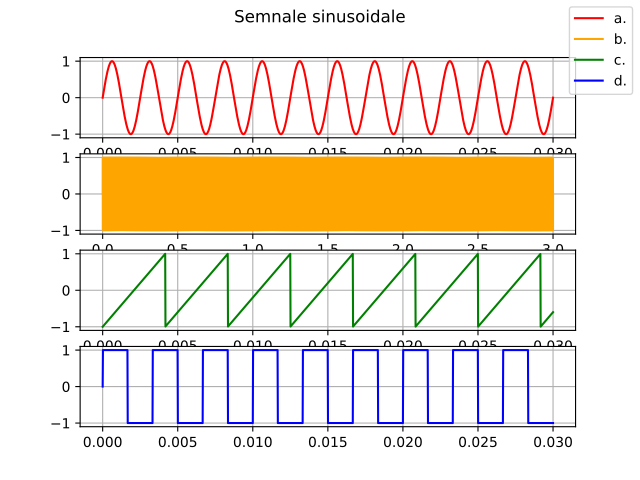

This chart was generated by the following Python code:
import numpy as np
import matplotlib.pyplot as plt

fig, axs = plt.subplots(4)
fig.suptitle('Semnale sinusoidale')

t = np.linspace(0, 0.03, 1600)
s = np.sin(2 * np.pi * 400 * t)

axs[0].plot(t, s, color='red', label='a.')

t = np.linspace(0, 3, 10000)
s = np.sin(2 * np.pi * 800 * t)
    
axs[1].plot(t, s, color='orange', label='b.')

t = np.linspace(0, 0.03, 1600)
s = 2 * (t * 240 - np.floor(t * 240)) - 1

axs[2].plot(t, s, color='green', label='c.')

t = np.linspace(0, 0.03, 1600)
s = np.sign(np.sin(2 * np.pi * 300 * t))

axs[3].plot(t, s, color='blue', label='d.')

for ax in axs.flat:
    ax.set_ylim([-1.1, 1.1])
    ax.grid(True)

fig.legend(loc='upper right')

plt.savefig('lab/01/ex2.pdf')
plt.show()
